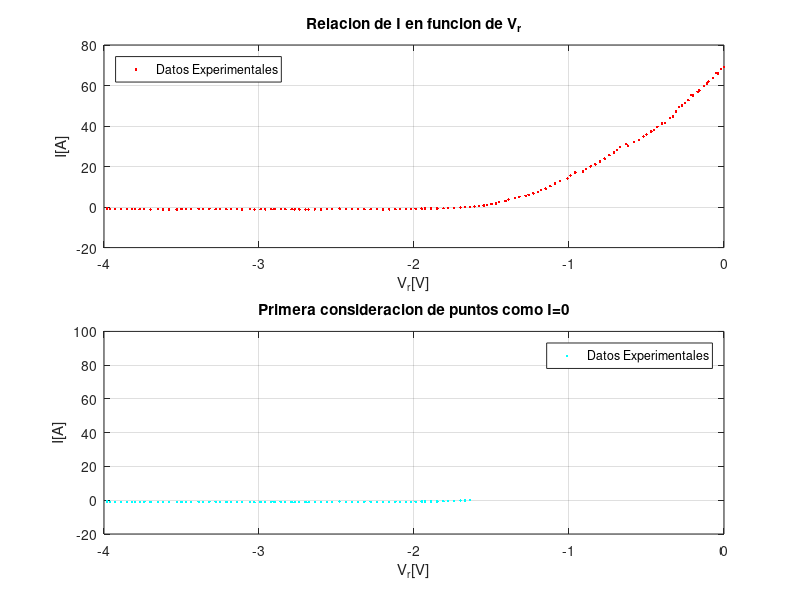
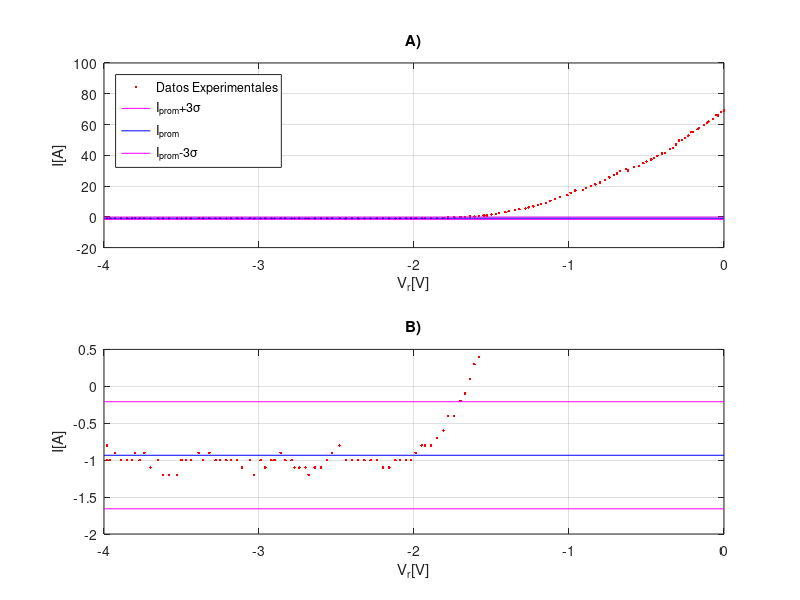
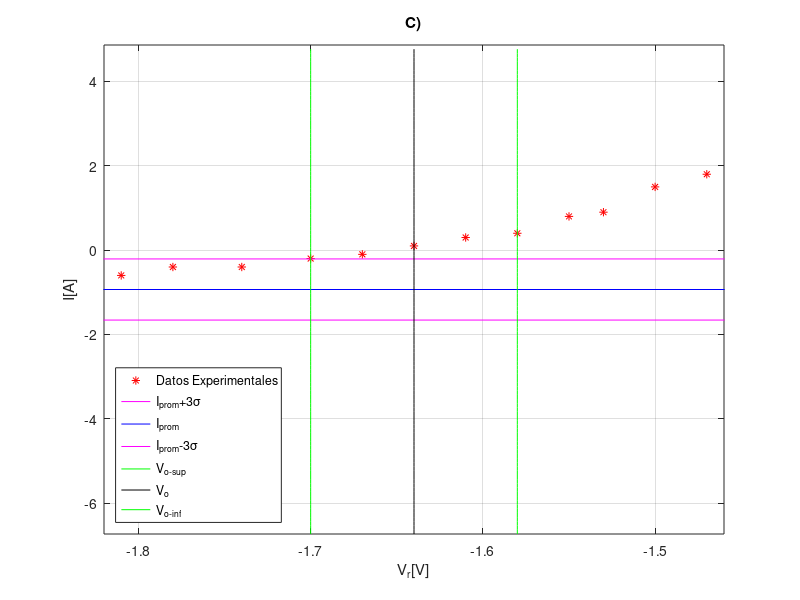

Write the MATLAB code that produced these figures, in order.
clear all; close all;
Vr=[0	-0.02	-0.04	-0.05	-0.07	-0.1	-0.11	-0.13	-0.16	-0.17	-0.2	-0.21	-0.23	-0.25	-0.27	-0.29	-0.31	-0.33	-0.35	-0.38	-0.4	-0.43	-0.45	-0.47	-0.5	-0.52	-0.55	-0.58	-0.62	-0.63	-0.67	-0.69	-0.71	-0.74	-0.77	-0.8	-0.83	-0.86	-0.89	-0.91	-0.96	-0.99	-1.01	-1.06	-1.09	-1.12	-1.15	-1.18	-1.2	-1.23	-1.26	-1.28	-1.32	-1.35	-1.39	-1.41	-1.45	-1.47	-1.5	-1.53	-1.55	-1.58	-1.61	-1.64	-1.67	-1.7	-1.74	-1.78	-1.81	-1.85	-1.89	-1.93	-1.95	-1.99	-2.02	-2.05	-2.09	-2.12	-2.16	-2.2	-2.24	-2.28	-2.32	-2.36	-2.4	-2.44	-2.48	-2.53	-2.56	-2.6	-2.64	-2.68	-2.7	-2.74	-2.77	-2.79	-2.83	-2.86	-2.9	-2.92	-2.96	-2.99	-3.03	-3.06	-3.11	-3.14	-3.18	-3.21	-3.25	-3.28	-3.32	-3.36	-3.39	-3.44	-3.47	-3.5	-3.53	-3.58	-3.62	-3.65	-3.7	-3.74	-3.77	-3.8	-3.82	-3.85	-3.89	-3.93	-3.96	-3.98	-3.98];
I=[69.1	68.3	65.9	66.2	63.7	62	61	59.8	57.6	56.9	55	55.2	52.8	51.3	50.1	49.5	47.1	44.8	44	41.6	41.2	39.6	38.1	37.3	35.9	34.9	33.1	32.2	30.1	31	29.6	28.2	27	25.6	23.9	22.4	21.1	20.1	18.8	17.5	17.1	15.6	14.1	12.8	11.7	10.4	9.1	8.3	7.5	6.8	6.1	5.5	5	4.4	3.7	3	2.5	1.8	1.5	0.9	0.8	0.4	0.3	0.1	-0.1	-0.2	-0.4	-0.4	-0.6	-0.7	-0.8	-0.8	-0.8	-0.9	-1	-1	-1	-1	-1.1	-1.1	-1	-1	-1	-1	-1	-1	-0.8	-0.9	-1	-1.1	-1.1	-1.2	-1.1	-1.1	-1.1	-1	-1	-0.9	-1	-1	-1.1	-1	-1.2	-1	-1.1	-1	-1	-1	-1	-1	-0.9	-1	-0.9	-1	-1	-1	-1.2	-1.2	-1.2	-1	-1.1	-0.9	-1	-0.9	-1	-1	-1	-0.9	-1	-1	-0.8];
volmax = -1.64; %%%%%%%%%%%%%%%%%%%% <-------------SELECCIONAR el valor de voltaje hasta el que se considera, inicialmente, que esta el 0
N=find(Vr == volmax);
n = 0; x(1) = 0; y(1) = 0;
for n = N:size(Vr,2)
  x(n-(N-1)) = Vr(n);
  y(n-(N-1)) = I(n);
end

prom=mean(y)
destan=std(y)
size(y,2)
xx = -4:1:0;Isup =prom+3*destan; Iprom= prom; Iinf = prom-3*destan; deltaI = 3*destan;
yysup = Isup*ones(1,5);
yyprom = Iprom*ones(1,5);
yyinf = Iinf*ones(1,5);
Vosup=-1.7; %%%%%%%%%%%%%%%%%%%% <-------------
Voinf=-1.58; %%%%%%%%%%%%%%%%%%%% <-------------SELECCIONAR el rango para el cual se considera que esta el primer voltaje fuera de la region 0
Vo=(Vosup+Voinf)/2
deltaVo=Vo-Vosup
xinf = Vo-((0.4/0.1)-1)*deltaVo; xsup = Vo+((0.4/0.1)-1)*deltaVo; ysup = Iprom+((0.45/0.05)-1)*deltaI;yinf = Iprom-((0.45/0.05)-1)*deltaI;
yf1= yinf:0.1:ysup;
xf1= Vosup*ones(1,length(yf1));
yf2= yinf:0.1:ysup;
xf2= Vo*ones(1,length(yf2));
yf3= yinf:0.1:ysup;
xf3= Voinf*ones(1,length(yf3));

figure(1);clf;
%%%%%%%%%%%%%%%%%%%%%%%%%%%%%%%%%%%%%%%%%%%%%%%%%%%%%%%%%%%%%%%%%%%%%%
subplot(2,2,1:2)
plot (Vr,I,'r.');grid on;
xlabel('V_{r}[V]');ylabel('I[A]');
legend('Datos Experimentales','Location','northwest')
title('Relacion de I en funcion de V_{r}')
%%%%%%%%%%%%%%%%%%%%%%%%%%%%%%%%%%%%%%%%%%%%%%%%%%%%%%%%%%%%%%%%%%%%%%
subplot(2,2,3:4)
plot (x,y,'c.');grid on;
axis([-4 0 -20 100])
xlabel('V_{r}[V]');ylabel('I[A]');
legend('Datos Experimentales')
title('Primera consideracion de puntos como I=0')

figure(2);clf;
%%%%%%%%%%%%%%%%%%%%%%%%%%%%%%%%%%%%%%%%%%%%%%%%%%%%%%%%%%%%%%%%%%%%%%
subplot(2,1,1)
plot (Vr,I,'r.',xx,yysup,'m-',xx,yyprom,'b-',xx,yyinf,'m-');grid on;
axis([-4 0 -20 100])
title('A)')
xlabel('V_{r}[V]');ylabel('I[A]');
legend('Datos Experimentales','I_{prom}+3\sigma','I_{prom}','I_{prom}-3\sigma','Location','northwest')
%%%%%%%%%%%%%%%%%%%%%%%%%%%%%%%%%%%%%%%%%%%%%%%%%%%%%%%%%%%%%%%%%%%%%%
subplot(2,1,2)
plot (Vr,I,'r.',xx,yysup,'m-',xx,yyprom,'b-',xx,yyinf,'m-');grid on;
title('B)')
xlabel('V_{r}[V]');ylabel('I[A]');
axis([-4 0 -2 0.5])
%%%%%%%%%%%%%%%%%%%%%%%%%%%%%%%%%%%%%%%%%%%%%%%%%%%%%%%%%%%%%%%%%%%%%%
figure(3);clf;
plot (Vr,I,'r*',xx,yysup,'m-',xx,yyprom,'b-',xx,yyinf,'m-',xf1,yf1,'g',xf2,yf2,'k',xf3,yf3,'g');grid on;
title('C)')
axis([xinf xsup yinf ysup])
xlabel('V_{r}[V]');ylabel('I[A]');
legend('Datos Experimentales','I_{prom}+3\sigma','I_{prom}','I_{prom}-3\sigma','V_{o-sup}','V_{o}','V_{o-inf}','Location','southwest')
